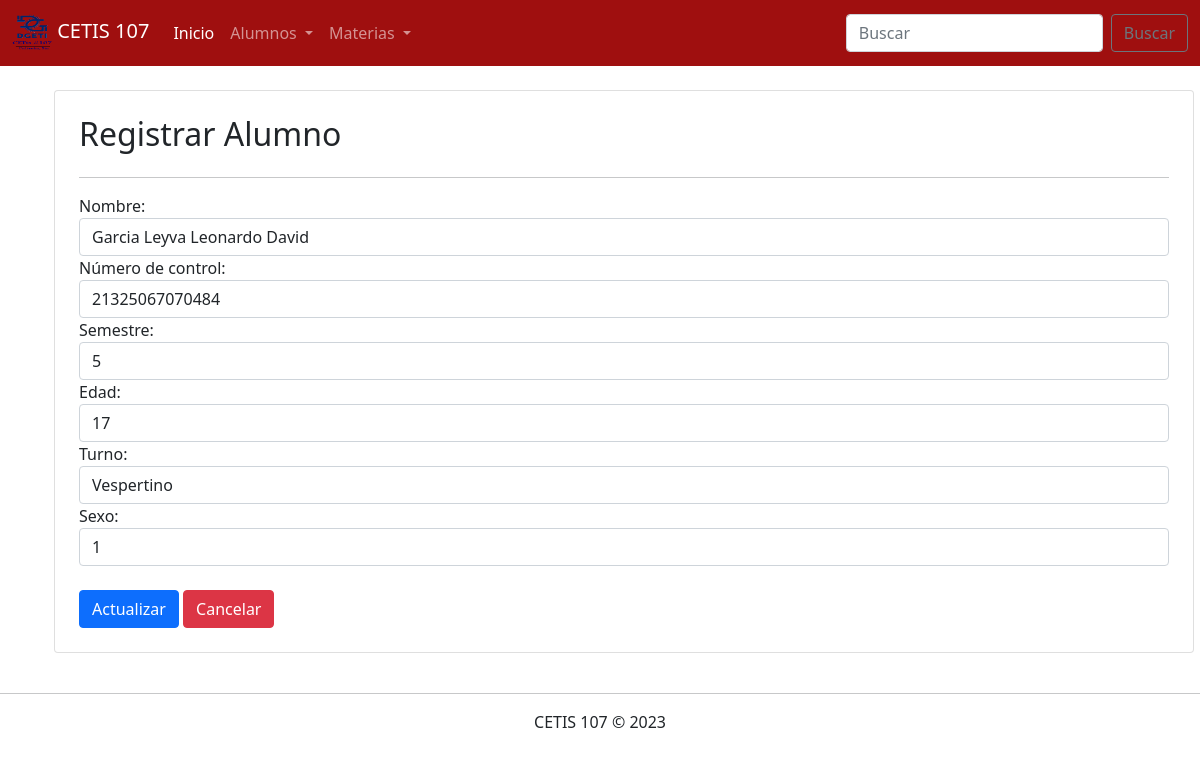
The page /Parcial3/editarAlumno.php?id=2 on the database its author committed.
### tables this page shows
CREATE TABLE `alumnos` (
  `id` int(11) NOT NULL,
  `nombre` varchar(100) NOT NULL,
  `numero_control` varchar(30) NOT NULL,
  `semestre` int(11) NOT NULL,
  `edad` int(11) NOT NULL,
  `turno` varchar(10) NOT NULL,
  `sexo` tinyint(4) NOT NULL
);

### Parcial3/editarAlumno.php (the view, shortened to what this page needs)
<!DOCTYPE html>
<html lang="en">
<head>
    <link rel="stylesheet" href="css/bootstrap.css">
</head>
<body>
    <?php
        include 'menu.php';
        include 'conexion.php';
        $id = $_GET["id"];
        $sql = "SELECT * FROM alumnos WHERE id=".$id;
        $datos = $conexion->query($sql);
        $alumno = $datos->fetch_assoc();
    ?>
    <div class="container">
        <div class="row">
            <div class="col-12 card m-4 p-4">
                <h2>Registrar Alumno</h2><hr>
                <form action="ActualizarAlumno.php" method="POST">
                    <div class="form-group">
                        <label for="">Nombre:</label>
                        <input value="<?php echo $alumno["nombre"]; ?>" name="nombre" type="text" class="form-control" placeholder="Teclea el nombre del alumno" required>
                    </div>
                    <div class="form-group">
                        <label for="">Número de control:</label>
                        <input value="<?php echo $alumno["numero_control"]; ?>" name="nc" type="text" class="form-control" placeholder="Teclea el número de control" required>
                    </div>
                    <div class="form-group">
                        <label for="">Semestre:</label>
                        <input value="<?php echo $alumno["semestre"]; ?>" name="semestre" type="number" class="form-control" placeholder="Teclea el semestre" required>
                    </div>
                    <div class="form-group">
                        <label for="">Edad:</label>
                        <input value="<?php echo $alumno["edad"]; ?>" name="edad" type="number" class="form-control" placeholder="Teclea la edad" required>
                    </div>
                    <div class="form-group">
                        <label for="">Turno:</label>
                        <select name="turno" class="form-control" required>
                            <option selected value="<?php echo $alumno["turno"]; ?>"><?php echo $alumno["turno"]; ?></option>
                        </select>
                    </div>
                    <div class="form-group">
                        <label for="">Sexo:</label>
                        <select name="sexo" class="form-control" required>
                            <option selected value="<?php echo $alumno["sexo"]; ?>"><?php echo $alumno["sexo"]; ?></option>
                        </select>
                    </div><br>
                    <div>
                        <input type="submit" value="Actualizar" class="btn btn-primary">
                        <a href="consultarAlumnos.php" class="btn btn-danger">Cancelar</a>
                    </div>
                </form>
            </div>
        </div>
    </div>
    <footer class="text-center">
        <hr>
        CETIS 107 &copy; 2023
    </footer>
</body>
</html>

### rows shown on the page
alumnos: nombre "Garcia Leyva Leonardo David", nc "21325067070484", semestre "5", edad "17", turno "Vespertino", sexo "1"
